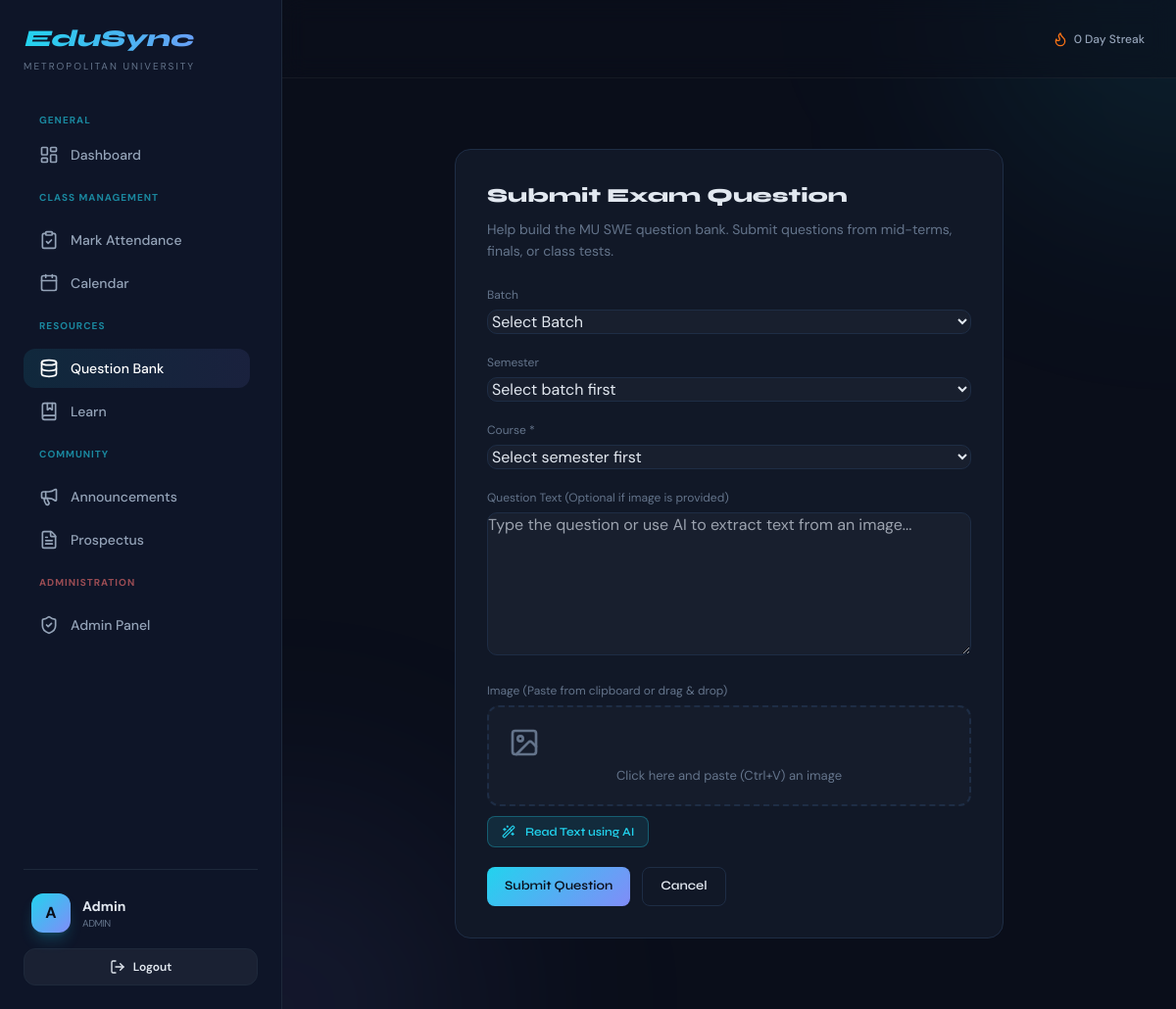
Screenshot of /question-bank/submit (signed in) with the database file from the repository.
### tables this page shows
CREATE TABLE users (
    id INT AUTO_INCREMENT PRIMARY KEY,
    name VARCHAR(100) NOT NULL,
    email VARCHAR(150) NOT NULL UNIQUE,
    password VARCHAR(255) NOT NULL,
    avatar VARCHAR(255) DEFAULT 'default.png',
    student_id VARCHAR(30),
    batch VARCHAR(20),
    semester INT DEFAULT 1,
    department VARCHAR(100) DEFAULT 'Software Engineering',
    bio TEXT,
    streak INT DEFAULT 0,
    last_active DATE,
    role ENUM('student','faculty','admin') DEFAULT 'student',
    created_at TIMESTAMP DEFAULT CURRENT_TIMESTAMP
);

### app/Views/layouts/layout.php (the view, shortened to what the rows shown need)
<!DOCTYPE html>
<html lang="en" class="dark">
<head>
    <script src="https://cdn.tailwindcss.com"></script>
    <link rel="stylesheet" href="/assets/css/style.css">
</head>
<body class="bg-[#0a0e1a] text-slate-200 font-sans antialiased min-h-screen" x-data="{ sidebarOpen: true }">
    <div class="flex">
        <?php if (isset($user) && $user): ?>
            <aside
                class="fixed inset-y-0 left-0 z-50 w-72 bg-[#0f172a]/95 backdrop-blur-xl border-r border-slate-800 transition-transform duration-300 transform lg:translate-x-0 lg:static lg:inset-0"
                :class="sidebarOpen ? 'translate-x-0' : '-translate-x-full'"
            >
                <div class="flex flex-col h-full p-6">
                    <div class="mb-10">
                        <h1 class="font-syne text-2xl font-extrabold bg-gradient-to-r from-accent-cyan to-accent-purple bg-clip-text text-transparent italic">
                        </h1>
                        <p class="text-[10px] text-slate-500 uppercase tracking-[0.2em] mt-1">METROPOLITAN UNIVERSITY</p>
                    </div>
                    <nav class="flex-1 space-y-1 overflow-y-auto pr-2 custom-scrollbar">
                        <div class="text-[10px] font-bold text-accent-cyan uppercase tracking-widest px-4 mb-2 opacity-60">General</div>
                        <a href="/dashboard" class="flex items-center gap-3 px-4 py-2.5 rounded-xl transition-all duration-200 group <?php echo ($currentPage ?? '') === 'dashboard' ? 'nav-link-active' : 'text-slate-400 hover:bg-white/5 hover:text-white'; ?>">
                            <i data-lucide="layout-dashboard" class="w-5 h-5"></i>
                            <span class="text-sm font-medium">Dashboard</span>
                        </a>
                        <?php if ($this->session->isFaculty()): ?>
                        <div class="pt-3 pb-1">
                            <div class="text-[10px] font-bold text-accent-cyan uppercase tracking-widest px-4 mb-2 opacity-60">Class Management</div>
                        </div>
                        <a href="/admin/attendance" class="flex items-center gap-3 px-4 py-2.5 rounded-xl transition-all duration-200 group <?php echo ($currentPage ?? '') === 'attendance' ? 'nav-link-active' : 'text-slate-400 hover:bg-white/5 hover:text-white'; ?>">
                            <i data-lucide="clipboard-check" class="w-5 h-5"></i>
                            <span class="text-sm font-medium">Mark Attendance</span>
                        </a>
                        <?php endif; ?>
                        <a href="/calendar" class="flex items-center gap-3 px-4 py-2.5 rounded-xl transition-all duration-200 group <?php echo ($currentPage ?? '') === 'calendar' ? 'nav-link-active' : 'text-slate-400 hover:bg-white/5 hover:text-white'; ?>">
                            <i data-lucide="calendar" class="w-5 h-5"></i>
                            <span class="text-sm font-medium">Calendar</span>
                        </a>
                        <div class="pt-3 pb-1">
                            <div class="text-[10px] font-bold text-accent-cyan uppercase tracking-widest px-4 mb-2 opacity-60">Resources</div>
                        </div>
                        <a href="/question-bank" class="flex items-center gap-3 px-4 py-2.5 rounded-xl transition-all duration-200 group <?php echo ($currentPage ?? '') === 'question-bank' ? 'nav-link-active' : 'text-slate-400 hover:bg-white/5 hover:text-white'; ?>">
                            <i data-lucide="database" class="w-5 h-5"></i>
                            <span class="text-sm font-medium">Question Bank</span>
                        </a>
                        <a href="/learn" class="flex items-center gap-3 px-4 py-2.5 rounded-xl transition-all duration-200 group <?php echo ($currentPage ?? '') === 'learn' ? 'nav-link-active' : 'text-slate-400 hover:bg-white/5 hover:text-white'; ?>">
                            <i data-lucide="book-marked" class="w-5 h-5"></i>
                            <span class="text-sm font-medium">Learn</span>
                        </a>
                        <div class="pt-3 pb-1">
                            <div class="text-[10px] font-bold text-accent-cyan uppercase tracking-widest px-4 mb-2 opacity-60">Community</div>
                        </div>
                        <a href="/announcements" class="flex items-center gap-3 px-4 py-2.5 rounded-xl transition-all duration-200 group <?php echo ($currentPage ?? '') === 'announcements' ? 'nav-link-active' : 'text-slate-400 hover:bg-white/5 hover:text-white'; ?>">
                            <i data-lucide="megaphone" class="w-5 h-5"></i>
                            <span class="text-sm font-medium">Announcements</span>
                        </a>
                        <a href="/prospectus" class="flex items-center gap-3 px-4 py-2.5 rounded-xl transition-all duration-200 group <?php echo ($currentPage ?? '') === 'prospectus' ? 'nav-link-active' : 'text-slate-400 hover:bg-white/5 hover:text-white'; ?>">
                            <i data-lucide="file-text" class="w-5 h-5"></i>
                            <span class="text-sm font-medium">Prospectus</span>
                        </a>
                        <?php if ($this->session->userRole() === 'admin'): ?>
                            <div class="pt-3 pb-1">
                                <div class="text-[10px] font-bold text-red-400 uppercase tracking-widest px-4 mb-2 opacity-60">Administration</div>
                            </div>
                            <a href="/admin" class="flex items-center gap-3 px-4 py-2.5 rounded-xl transition-all duration-200 group <?php echo ($currentPage ?? '') === 'admin' ? 'nav-link-active' : 'text-slate-400 hover:bg-white/5 hover:text-white'; ?>">
                                <i data-lucide="shield-check" class="w-5 h-5"></i>
                                <span class="text-sm font-medium">Admin Panel</span>
                            </a>
                        <?php endif; ?>
                    </nav>
                    <div class="mt-auto pt-6 border-t border-slate-800">
                        <div class="flex items-center gap-3 px-2 mb-4">
                            <div class="w-10 h-10 rounded-xl bg-gradient-to-br from-accent-cyan to-accent-purple flex items-center justify-center font-bold text-dark-bg shadow-lg shadow-accent-cyan/20">
                                <?php echo strtoupper(substr($user['name'] ?? 'U', 0, 1)); ?>
                            </div>
                            <div class="flex-1 min-w-0">
                                <p class="text-sm font-bold truncate"><?php echo htmlspecialchars($user['name'] ?? ''); ?></p>
                                <p class="text-[10px] text-slate-500 truncate uppercase tracking-tighter"><?php echo htmlspecialchars($user['role'] ?? 'Student'); ?></p>
                            </div>
                        </div>
                        <a href="/logout" class="flex items-center justify-center gap-2 px-4 py-2.5 rounded-xl border border-slate-800 bg-white/5 hover:bg-red-500/10 hover:border-red-500/20 hover:text-red-400 transition-all duration-200 text-xs font-semibold">
                            <i data-lucide="log-out" class="w-4 h-4"></i>
                            Logout
                        </a>
                    </div>
                </div>
            </aside>
            <div class="flex-1 flex flex-col min-h-screen relative overflow-hidden">
                <div class="absolute top-0 right-0 -z-10 w-96 h-96 bg-accent-cyan/10 blur-[120px] rounded-full translate-x-1/2 -translate-y-1/2"></div>
                <div class="absolute bottom-0 left-0 -z-10 w-96 h-96 bg-accent-purple/10 blur-[120px] rounded-full -translate-x-1/2 translate-y-1/2"></div>
                <header class="h-20 flex items-center justify-between px-8 bg-[#0a0e1a]/50 backdrop-blur-md sticky top-0 z-40 border-b border-white/5">
                    <div class="flex-1 flex items-center justify-end gap-6">
                        <div class="hidden md:flex items-center gap-4 text-xs font-medium text-slate-400">
                            <span class="flex items-center gap-1.5"><i data-lucide="flame" class="w-4 h-4 text-orange-500"></i> <?php echo $user['streak'] ?? 0; ?> Day Streak</span>
                        </div>
                    </div>
                </header>
                <main class="flex-1 p-8">
                    <div class="animate-in fade-in duration-700">
                        <?php echo $content; ?>
                    </div>
                </main>
            </div>
        <?php endif; ?>
    </div>
</body>
</html>

### rows the page displays
users: name "A", name "Admin", role "ADMIN", streak "0"
